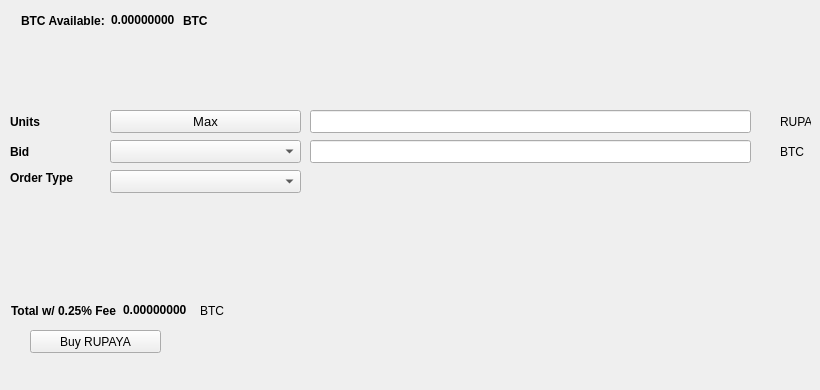
   <widget class="QWidget" name="BuyTab">
    <attribute name="title">
     <string>Buy</string>
    </attribute>
    <widget class="QPushButton" name="BuyRUPAYA">
     <property name="geometry">
      <rect>
       <x>30</x>
       <y>330</y>
       <width>131</width>
       <height>23</height>
      </rect>
     </property>
     <property name="text">
      <string>Buy RUPAYA</string>
     </property>
     <property name="icon">
      <iconset resource="../rupaya.qrc">
       <normaloff>:/icons/bitcoin</normaloff>:/icons/bitcoin</iconset>
     </property>
    </widget>
    <widget class="QLabel" name="label_3">
     <property name="geometry">
      <rect>
       <x>10</x>
       <y>110</y>
       <width>46</width>
       <height>23</height>
      </rect>
     </property>
     <property name="font">
      <font>
       <weight>75</weight>
       <bold>true</bold>
      </font>
     </property>
     <property name="text">
      <string>Units</string>
     </property>
    </widget>
    <widget class="QLineEdit" name="UnitsInput">
     <property name="geometry">
      <rect>
       <x>310</x>
       <y>110</y>
       <width>441</width>
       <height>23</height>
      </rect>
     </property>
     <property name="font">
      <font>
       <pointsize>9</pointsize>
       <weight>75</weight>
       <bold>true</bold>
      </font>
     </property>
    </widget>
    <widget class="QLineEdit" name="BuyBidPriceEdit">
     <property name="geometry">
      <rect>
       <x>310</x>
       <y>140</y>
       <width>441</width>
       <height>23</height>
      </rect>
     </property>
     <property name="font">
      <font>
       <pointsize>9</pointsize>
       <weight>75</weight>
       <bold>true</bold>
      </font>
     </property>
    </widget>
    <widget class="QLabel" name="label_4">
     <property name="geometry">
      <rect>
       <x>780</x>
       <y>110</y>
       <width>31</width>
       <height>23</height>
      </rect>
     </property>
     <property name="text">
      <string>RUPAYA</string>
     </property>
    </widget>
    <widget class="QLabel" name="label_5">
     <property name="geometry">
      <rect>
       <x>780</x>
       <y>140</y>
       <width>31</width>
       <height>23</height>
      </rect>
     </property>
     <property name="text">
      <string>BTC</string>
     </property>
    </widget>
    <widget class="QLabel" name="label_6">
     <property name="geometry">
      <rect>
       <x>10</x>
       <y>140</y>
       <width>46</width>
       <height>23</height>
      </rect>
     </property>
     <property name="font">
      <font>
       <weight>75</weight>
       <bold>true</bold>
      </font>
     </property>
     <property name="text">
      <string>Bid</string>
     </property>
    </widget>
    <widget class="QLabel" name="label_7">
     <property name="geometry">
      <rect>
       <x>10</x>
       <y>170</y>
       <width>91</width>
       <height>16</height>
      </rect>
     </property>
     <property name="font">
      <font>
       <weight>75</weight>
       <bold>true</bold>
      </font>
     </property>
     <property name="text">
      <string>Order Type</string>
     </property>
    </widget>
    <widget class="QPushButton" name="Buy_Max_Amount">
     <property name="geometry">
      <rect>
       <x>110</x>
       <y>110</y>
       <width>191</width>
       <height>23</height>
      </rect>
     </property>
     <property name="font">
      <font>
       <pointsize>10</pointsize>
      </font>
     </property>
     <property name="text">
      <string>Max</string>
     </property>
    </widget>
    <widget class="QComboBox" name="BuyBidcomboBox">
     <property name="geometry">
      <rect>
       <x>110</x>
       <y>140</y>
       <width>191</width>
       <height>23</height>
      </rect>
     </property>
     <property name="font">
      <font>
       <pointsize>10</pointsize>
      </font>
     </property>
    </widget>
    <widget class="QComboBox" name="buyOrdertypeCombo">
     <property name="geometry">
      <rect>
       <x>110</x>
       <y>170</y>
       <width>191</width>
       <height>23</height>
      </rect>
     </property>
     <property name="font">
      <font>
       <pointsize>10</pointsize>
      </font>
     </property>
    </widget>
    <widget class="QWidget" name="layoutWidget1">
     <property name="geometry">
      <rect>
       <x>21</x>
       <y>11</y>
       <width>227</width>
       <height>19</height>
      </rect>
     </property>
     <layout class="QHBoxLayout" name="horizontalLayout_3">
      <item>
       <widget class="QLabel" name="label232">
        <property name="font">
         <font>
          <weight>75</weight>
          <bold>true</bold>
         </font>
        </property>
        <property name="text">
         <string>BTC Available:</string>
        </property>
       </widget>
      </item>
      <item>
       <widget class="QLabel" name="BtcAvailableLbl">
        <property name="palette">
         <palette>
          <active>
           <colorrole role="WindowText">
            <brush brushstyle="SolidPattern">
             <color alpha="255">
              <red>0</red>
              <green>0</green>
              <blue>0</blue>
             </color>
            </brush>
           </colorrole>
           <colorrole role="Button">
            <brush brushstyle="SolidPattern">
             <color alpha="255">
              <red>0</red>
              <green>170</green>
              <blue>0</blue>
             </color>
            </brush>
           </colorrole>
           <colorrole role="Light">
            <brush brushstyle="SolidPattern">
             <color alpha="255">
              <red>0</red>
              <green>255</green>
              <blue>0</blue>
             </color>
            </brush>
           </colorrole>
           <colorrole role="Midlight">
            <brush brushstyle="SolidPattern">
             <color alpha="255">
              <red>0</red>
              <green>212</green>
              <blue>0</blue>
             </color>
            </brush>
           </colorrole>
           <colorrole role="Dark">
            <brush brushstyle="SolidPattern">
             <color alpha="255">
              <red>0</red>
              <green>85</green>
              <blue>0</blue>
             </color>
            </brush>
           </colorrole>
           <colorrole role="Mid">
            <brush brushstyle="SolidPattern">
             <color alpha="255">
              <red>0</red>
              <green>113</green>
              <blue>0</blue>
             </color>
            </brush>
           </colorrole>
           <colorrole role="Text">
            <brush brushstyle="SolidPattern">
             <color alpha="255">
              <red>0</red>
              <green>170</green>
              <blue>0</blue>
             </color>
            </brush>
           </colorrole>
           <colorrole role="BrightText">
            <brush brushstyle="SolidPattern">
             <color alpha="255">
              <red>255</red>
              <green>255</green>
              <blue>255</blue>
             </color>
            </brush>
           </colorrole>
           <colorrole role="ButtonText">
            <brush brushstyle="SolidPattern">
             <color alpha="255">
              <red>0</red>
              <green>0</green>
              <blue>0</blue>
             </color>
            </brush>
           </colorrole>
           <colorrole role="Base">
            <brush brushstyle="SolidPattern">
             <color alpha="255">
              <red>255</red>
              <green>255</green>
              <blue>255</blue>
             </color>
            </brush>
           </colorrole>
           <colorrole role="Window">
            <brush brushstyle="SolidPattern">
             <color alpha="255">
              <red>0</red>
              <green>170</green>
              <blue>0</blue>
             </color>
            </brush>
           </colorrole>
           <colorrole role="Shadow">
            <brush brushstyle="SolidPattern">
             <color alpha="255">
              <red>0</red>
              <green>0</green>
              <blue>0</blue>
             </color>
            </brush>
           </colorrole>
           <colorrole role="AlternateBase">
            <brush brushstyle="SolidPattern">
             <color alpha="255">
              <red>127</red>
              <green>212</green>
              <blue>127</blue>
             </color>
            </brush>
           </colorrole>
           <colorrole role="ToolTipBase">
            <brush brushstyle="SolidPattern">
             <color alpha="255">
              <red>255</red>
              <green>255</green>
              <blue>220</blue>
             </color>
            </brush>
           </colorrole>
           <colorrole role="ToolTipText">
            <brush brushstyle="SolidPattern">
             <color alpha="255">
              <red>0</red>
              <green>0</green>
              <blue>0</blue>
             </color>
            </brush>
           </colorrole>
          </active>
          <inactive>
           <colorrole role="WindowText">
            <brush brushstyle="SolidPattern">
             <color alpha="255">
              <red>0</red>
              <green>0</green>
              <blue>0</blue>
             </color>
            </brush>
           </colorrole>
           <colorrole role="Button">
            <brush brushstyle="SolidPattern">
             <color alpha="255">
              <red>0</red>
              <green>170</green>
              <blue>0</blue>
             </color>
            </brush>
           </colorrole>
           <colorrole role="Light">
            <brush brushstyle="SolidPattern">
             <color alpha="255">
              <red>0</red>
              <green>255</green>
              <blue>0</blue>
             </color>
            </brush>
           </colorrole>
           <colorrole role="Midlight">
            <brush brushstyle="SolidPattern">
             <color alpha="255">
              <red>0</red>
              <green>212</green>
              <blue>0</blue>
             </color>
            </brush>
           </colorrole>
           <colorrole role="Dark">
            <brush brushstyle="SolidPattern">
             <color alpha="255">
              <red>0</red>
              <green>85</green>
              <blue>0</blue>
             </color>
            </brush>
           </colorrole>
           <colorrole role="Mid">
            <brush brushstyle="SolidPattern">
             <color alpha="255">
              <red>0</red>
              <green>113</green>
              <blue>0</blue>
             </color>
            </brush>
           </colorrole>
           <colorrole role="Text">
            <brush brushstyle="SolidPattern">
             <color alpha="255">
              <red>0</red>
              <green>170</green>
              <blue>0</blue>
             </color>
            </brush>
           </colorrole>
           <colorrole role="BrightText">
            <brush brushstyle="SolidPattern">
             <color alpha="255">
              <red>255</red>
              <green>255</green>
              <blue>255</blue>
             </color>
            </brush>
           </colorrole>
           <colorrole role="ButtonText">
            <brush brushstyle="SolidPattern">
             <color alpha="255">
              <red>0</red>
              <green>0</green>
              <blue>0</blue>
             </color>
            </brush>
           </colorrole>
           <colorrole role="Base">
            <brush brushstyle="SolidPattern">
             <color alpha="255">
              <red>255</red>
              <green>255</green>
              <blue>255</blue>
             </color>
            </brush>
           </colorrole>
           <colorrole role="Window">
            <brush brushstyle="SolidPattern">
             <color alpha="255">
              <red>0</red>
              <green>170</green>
              <blue>0</blue>
             </color>
            </brush>
           </colorrole>
           <colorrole role="Shadow">
            <brush brushstyle="SolidPattern">
             <color alpha="255">
              <red>0</red>
              <green>0</green>
              <blue>0</blue>
             </color>
            </brush>
           </colorrole>
           <colorrole role="AlternateBase">
            <brush brushstyle="SolidPattern">
             <color alpha="255">
              <red>127</red>
              <green>212</green>
              <blue>127</blue>
             </color>
            </brush>
           </colorrole>
           <colorrole role="ToolTipBase">
            <brush brushstyle="SolidPattern">
             <color alpha="255">
              <red>255</red>
              <green>255</green>
              <blue>220</blue>
             </color>
            </brush>
           </colorrole>
           <colorrole role="ToolTipText">
            <brush brushstyle="SolidPattern">
             <color alpha="255">
              <red>0</red>
              <green>0</green>
              <blue>0</blue>
             </color>
            </brush>
           </colorrole>
          </inactive>
          <disabled>
           <colorrole role="WindowText">
            <brush brushstyle="SolidPattern">
             <color alpha="255">
              <red>0</red>
              <green>85</green>
              <blue>0</blue>
             </color>
            </brush>
           </colorrole>
           <colorrole role="Button">
            <brush brushstyle="SolidPattern">
             <color alpha="255">
              <red>0</red>
              <green>170</green>
              <blue>0</blue>
             </color>
            </brush>
           </colorrole>
           <colorrole role="Light">
            <brush brushstyle="SolidPattern">
             <color alpha="255">
              <red>0</red>
              <green>255</green>
              <blue>0</blue>
             </color>
            </brush>
           </colorrole>
           <colorrole role="Midlight">
            <brush brushstyle="SolidPattern">
             <color alpha="255">
              <red>0</red>
              <green>212</green>
              <blue>0</blue>
             </color>
            </brush>
           </colorrole>
           <colorrole role="Dark">
            <brush brushstyle="SolidPattern">
             <color alpha="255">
              <red>0</red>
              <green>85</green>
              <blue>0</blue>
             </color>
            </brush>
           </colorrole>
           <colorrole role="Mid">
            <brush brushstyle="SolidPattern">
             <color alpha="255">
              <red>0</red>
              <green>113</green>
              <blue>0</blue>
             </color>
            </brush>
           </colorrole>
           <colorrole role="Text">
            <brush brushstyle="SolidPattern">
             <color alpha="255">
              <red>0</red>
              <green>85</green>
              <blue>0</blue>
             </color>
            </brush>
           </colorrole>
           <colorrole role="BrightText">
            <brush brushstyle="SolidPattern">
             <color alpha="255">
              <red>255</red>
              <green>255</green>
              <blue>255</blue>
             </color>
            </brush>
           </colorrole>
           <colorrole role="ButtonText">
            <brush brushstyle="SolidPattern">
             <color alpha="255">
              <red>0</red>
              <green>85</green>
              <blue>0</blue>
             </color>
            </brush>
           </colorrole>
           <colorrole role="Base">
            <brush brushstyle="SolidPattern">
             <color alpha="255">
              <red>0</red>
              <green>170</green>
              <blue>0</blue>
             </color>
            </brush>
           </colorrole>
           <colorrole role="Window">
            <brush brushstyle="SolidPattern">
             <color alpha="255">
              <red>0</red>
              <green>170</green>
              <blue>0</blue>
             </color>
            </brush>
           </colorrole>
           <colorrole role="Shadow">
            <brush brushstyle="SolidPattern">
             <color alpha="255">
              <red>0</red>
              <green>0</green>
              <blue>0</blue>
             </color>
            </brush>
           </colorrole>
           <colorrole role="AlternateBase">
            <brush brushstyle="SolidPattern">
             <color alpha="255">
              <red>0</red>
              <green>170</green>
              <blue>0</blue>
             </color>
            </brush>
           </colorrole>
           <colorrole role="ToolTipBase">
            <brush brushstyle="SolidPattern">
             <color alpha="255">
              <red>255</red>
              <green>255</green>
              <blue>220</blue>
             </color>
            </brush>
           </colorrole>
           <colorrole role="ToolTipText">
            <brush brushstyle="SolidPattern">
             <color alpha="255">
              <red>0</red>
              <green>0</green>
              <blue>0</blue>
             </color>
            </brush>
           </colorrole>
          </disabled>
         </palette>
        </property>
        <property name="font">
         <font>
          <weight>75</weight>
          <bold>true</bold>
         </font>
        </property>
        <property name="text">
         <string>0.00000000</string>
        </property>
        <property name="textInteractionFlags">
         <set>Qt::LinksAccessibleByMouse|Qt::TextSelectableByKeyboard|Qt::TextSelectableByMouse</set>
        </property>
       </widget>
      </item>
      <item>
       <widget class="QLabel" name="BtcAvailableLbl_2">
        <property name="font">
         <font>
          <weight>75</weight>
          <bold>true</bold>
         </font>
        </property>
        <property name="text">
         <string>BTC</string>
        </property>
       </widget>
      </item>
     </layout>
    </widget>
    <widget class="QWidget" name="layoutWidge2">
     <property name="geometry">
      <rect>
       <x>11</x>
       <y>301</y>
       <width>259</width>
       <height>19</height>
      </rect>
     </property>
     <layout class="QHBoxLayout" name="horizontalLayout_4">
      <item>
       <widget class="QLabel" name="label_9">
        <property name="font">
         <font>
          <weight>75</weight>
          <bold>true</bold>
         </font>
        </property>
        <property name="text">
         <string>Total w/ 0.25% Fee</string>
        </property>
       </widget>
      </item>
      <item>
       <widget class="QLabel" name="BuyCostLabel">
        <property name="palette">
         <palette>
          <active>
           <colorrole role="WindowText">
            <brush brushstyle="SolidPattern">
             <color alpha="255">
              <red>0</red>
              <green>0</green>
              <blue>0</blue>
             </color>
            </brush>
           </colorrole>
           <colorrole role="Button">
            <brush brushstyle="SolidPattern">
             <color alpha="255">
              <red>0</red>
              <green>170</green>
              <blue>0</blue>
             </color>
            </brush>
           </colorrole>
           <colorrole role="Light">
            <brush brushstyle="SolidPattern">
             <color alpha="255">
              <red>0</red>
              <green>255</green>
              <blue>0</blue>
             </color>
            </brush>
           </colorrole>
           <colorrole role="Midlight">
            <brush brushstyle="SolidPattern">
             <color alpha="255">
              <red>0</red>
              <green>212</green>
              <blue>0</blue>
             </color>
            </brush>
           </colorrole>
           <colorrole role="Dark">
            <brush brushstyle="SolidPattern">
             <color alpha="255">
              <red>0</red>
              <green>85</green>
              <blue>0</blue>
             </color>
            </brush>
           </colorrole>
           <colorrole role="Mid">
            <brush brushstyle="SolidPattern">
             <color alpha="255">
              <red>0</red>
              <green>113</green>
              <blue>0</blue>
             </color>
            </brush>
           </colorrole>
           <colorrole role="Text">
            <brush brushstyle="SolidPattern">
             <color alpha="255">
              <red>0</red>
              <green>170</green>
              <blue>0</blue>
             </color>
            </brush>
           </colorrole>
           <colorrole role="BrightText">
            <brush brushstyle="SolidPattern">
             <color alpha="255">
              <red>255</red>
              <green>255</green>
              <blue>255</blue>
             </color>
            </brush>
           </colorrole>
           <colorrole role="ButtonText">
            <brush brushstyle="SolidPattern">
             <color alpha="255">
              <red>0</red>
              <green>0</green>
              <blue>0</blue>
             </color>
            </brush>
           </colorrole>
           <colorrole role="Base">
            <brush brushstyle="SolidPattern">
             <color alpha="255">
              <red>255</red>
              <green>255</green>
              <blue>255</blue>
             </color>
            </brush>
           </colorrole>
           <colorrole role="Window">
            <brush brushstyle="SolidPattern">
             <color alpha="255">
              <red>0</red>
              <green>170</green>
              <blue>0</blue>
             </color>
            </brush>
           </colorrole>
           <colorrole role="Shadow">
            <brush brushstyle="SolidPattern">
             <color alpha="255">
              <red>0</red>
              <green>0</green>
              <blue>0</blue>
             </color>
            </brush>
           </colorrole>
           <colorrole role="AlternateBase">
            <brush brushstyle="SolidPattern">
             <color alpha="255">
              <red>127</red>
              <green>212</green>
              <blue>127</blue>
             </color>
            </brush>
           </colorrole>
           <colorrole role="ToolTipBase">
            <brush brushstyle="SolidPattern">
             <color alpha="255">
              <red>255</red>
              <green>255</green>
              <blue>220</blue>
             </color>
            </brush>
           </colorrole>
           <colorrole role="ToolTipText">
            <brush brushstyle="SolidPattern">
             <color alpha="255">
              <red>0</red>
              <green>0</green>
              <blue>0</blue>
             </color>
            </brush>
           </colorrole>
          </active>
          <inactive>
           <colorrole role="WindowText">
            <brush brushstyle="SolidPattern">
             <color alpha="255">
              <red>0</red>
              <green>0</green>
              <blue>0</blue>
             </color>
            </brush>
           </colorrole>
           <colorrole role="Button">
            <brush brushstyle="SolidPattern">
             <color alpha="255">
              <red>0</red>
              <green>170</green>
              <blue>0</blue>
             </color>
            </brush>
           </colorrole>
           <colorrole role="Light">
            <brush brushstyle="SolidPattern">
             <color alpha="255">
              <red>0</red>
              <green>255</green>
              <blue>0</blue>
             </color>
            </brush>
           </colorrole>
           <colorrole role="Midlight">
            <brush brushstyle="SolidPattern">
             <color alpha="255">
              <red>0</red>
              <green>212</green>
              <blue>0</blue>
             </color>
            </brush>
           </colorrole>
           <colorrole role="Dark">
            <brush brushstyle="SolidPattern">
             <color alpha="255">
              <red>0</red>
              <green>85</green>
              <blue>0</blue>
             </color>
            </brush>
           </colorrole>
           <colorrole role="Mid">
            <brush brushstyle="SolidPattern">
             <color alpha="255">
              <red>0</red>
              <green>113</green>
              <blue>0</blue>
             </color>
            </brush>
           </colorrole>
           <colorrole role="Text">
            <brush brushstyle="SolidPattern">
             <color alpha="255">
              <red>0</red>
              <green>170</green>
              <blue>0</blue>
             </color>
            </brush>
           </colorrole>
           <colorrole role="BrightText">
            <brush brushstyle="SolidPattern">
             <color alpha="255">
              <red>255</red>
              <green>255</green>
              <blue>255</blue>
             </color>
            </brush>
           </colorrole>
           <colorrole role="ButtonText">
            <brush brushstyle="SolidPattern">
             <color alpha="255">
              <red>0</red>
              <green>0</green>
              <blue>0</blue>
             </color>
            </brush>
           </colorrole>
           <colorrole role="Base">
            <brush brushstyle="SolidPattern">
             <color alpha="255">
              <red>255</red>
              <green>255</green>
              <blue>255</blue>
             </color>
            </brush>
           </colorrole>
           <colorrole role="Window">
            <brush brushstyle="SolidPattern">
             <color alpha="255">
              <red>0</red>
              <green>170</green>
              <blue>0</blue>
             </color>
            </brush>
           </colorrole>
           <colorrole role="Shadow">
            <brush brushstyle="SolidPattern">
             <color alpha="255">
              <red>0</red>
              <green>0</green>
              <blue>0</blue>
             </color>
            </brush>
           </colorrole>
           <colorrole role="AlternateBase">
            <brush brushstyle="SolidPattern">
             <color alpha="255">
              <red>127</red>
              <green>212</green>
              <blue>127</blue>
             </color>
            </brush>
           </colorrole>
           <colorrole role="ToolTipBase">
            <brush brushstyle="SolidPattern">
             <color alpha="255">
              <red>255</red>
              <green>255</green>
              <blue>220</blue>
             </color>
            </brush>
           </colorrole>
           <colorrole role="ToolTipText">
            <brush brushstyle="SolidPattern">
             <color alpha="255">
              <red>0</red>
              <green>0</green>
              <blue>0</blue>
             </color>
            </brush>
           </colorrole>
          </inactive>
          <disabled>
           <colorrole role="WindowText">
            <brush brushstyle="SolidPattern">
             <color alpha="255">
              <red>0</red>
              <green>85</green>
              <blue>0</blue>
             </color>
            </brush>
           </colorrole>
           <colorrole role="Button">
            <brush brushstyle="SolidPattern">
             <color alpha="255">
              <red>0</red>
              <green>170</green>
              <blue>0</blue>
             </color>
            </brush>
           </colorrole>
           <colorrole role="Light">
            <brush brushstyle="SolidPattern">
             <color alpha="255">
              <red>0</red>
              <green>255</green>
              <blue>0</blue>
             </color>
            </brush>
           </colorrole>
           <colorrole role="Midlight">
            <brush brushstyle="SolidPattern">
             <color alpha="255">
              <red>0</red>
              <green>212</green>
              <blue>0</blue>
             </color>
            </brush>
           </colorrole>
           <colorrole role="Dark">
            <brush brushstyle="SolidPattern">
             <color alpha="255">
              <red>0</red>
              <green>85</green>
              <blue>0</blue>
             </color>
            </brush>
           </colorrole>
           <colorrole role="Mid">
            <brush brushstyle="SolidPattern">
             <color alpha="255">
              <red>0</red>
              <green>113</green>
              <blue>0</blue>
             </color>
            </brush>
           </colorrole>
           <colorrole role="Text">
            <brush brushstyle="SolidPattern">
             <color alpha="255">
              <red>0</red>
              <green>85</green>
              <blue>0</blue>
             </color>
            </brush>
           </colorrole>
           <colorrole role="BrightText">
            <brush brushstyle="SolidPattern">
             <color alpha="255">
              <red>255</red>
              <green>255</green>
              <blue>255</blue>
             </color>
            </brush>
           </colorrole>
           <colorrole role="ButtonText">
            <brush brushstyle="SolidPattern">
             <color alpha="255">
              <red>0</red>
              <green>85</green>
              <blue>0</blue>
             </color>
            </brush>
           </colorrole>
           <colorrole role="Base">
            <brush brushstyle="SolidPattern">
             <color alpha="255">
              <red>0</red>
              <green>170</green>
              <blue>0</blue>
             </color>
            </brush>
           </colorrole>
           <colorrole role="Window">
            <brush brushstyle="SolidPattern">
             <color alpha="255">
              <red>0</red>
              <green>170</green>
              <blue>0</blue>
             </color>
            </brush>
           </colorrole>
           <colorrole role="Shadow">
            <brush brushstyle="SolidPattern">
             <color alpha="255">
              <red>0</red>
              <green>0</green>
              <blue>0</blue>
             </color>
            </brush>
           </colorrole>
           <colorrole role="AlternateBase">
            <brush brushstyle="SolidPattern">
             <color alpha="255">
              <red>0</red>
              <green>170</green>
              <blue>0</blue>
             </color>
            </brush>
           </colorrole>
           <colorrole role="ToolTipBase">
            <brush brushstyle="SolidPattern">
             <color alpha="255">
              <red>255</red>
              <green>255</green>
              <blue>220</blue>
             </color>
            </brush>
           </colorrole>
           <colorrole role="ToolTipText">
            <brush brushstyle="SolidPattern">
             <color alpha="255">
              <red>0</red>
              <green>0</green>
              <blue>0</blue>
             </color>
            </brush>
           </colorrole>
          </disabled>
         </palette>
        </property>
        <property name="font">
         <font>
          <weight>75</weight>
          <bold>true</bold>
         </font>
        </property>
        <property name="autoFillBackground">
         <bool>false</bool>
        </property>
        <property name="text">
         <string>0.00000000</string>
        </property>
        <property name="textInteractionFlags">
         <set>Qt::LinksAccessibleByMouse|Qt::TextSelectableByMouse</set>
        </property>
       </widget>
      </item>
      <item>
       <widget class="QLabel" name="label_10">
        <property name="font">
         <font>
          <weight>50</weight>
          <bold>false</bold>
         </font>
        </property>
        <property name="text">
         <string>BTC</string>
        </property>
       </widget>
      </item>
     </layout>
    </widget>
    <widget class="QLabel" name="label_24">
     <property name="geometry">
      <rect>
       <x>460</x>
       <y>300</y>
       <width>281</width>
       <height>81</height>
      </rect>
     </property>
     <property name="text">
      <string/>
     </property>
     <property name="pixmap">
      <pixmap>:/images/bittrex</pixmap>
     </property>
    </widget>
   </widget>
